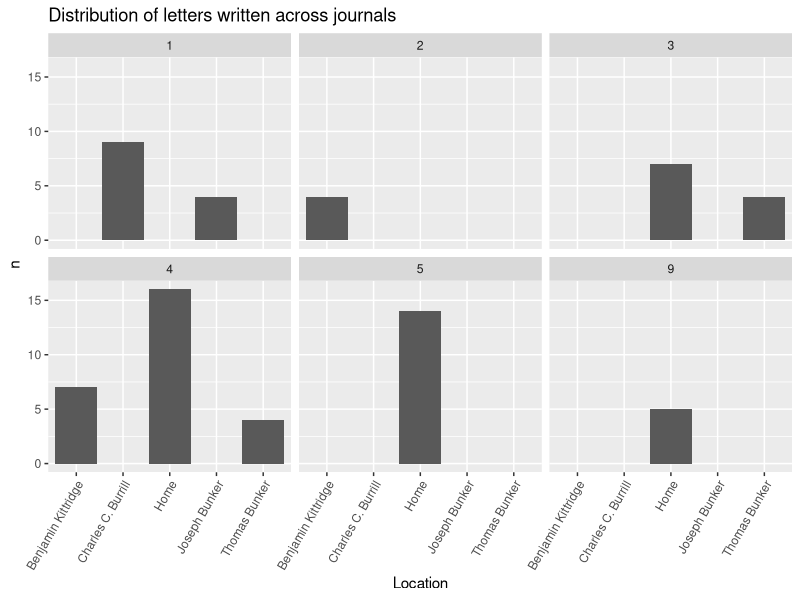
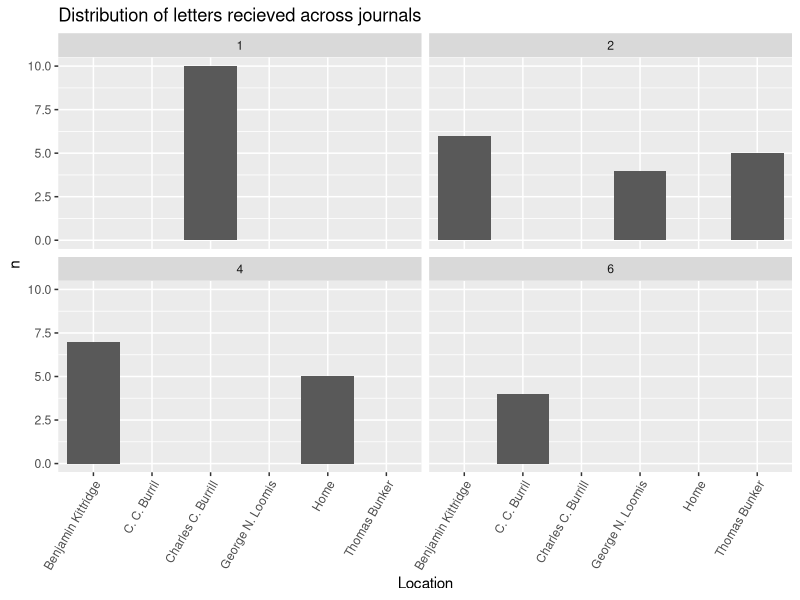
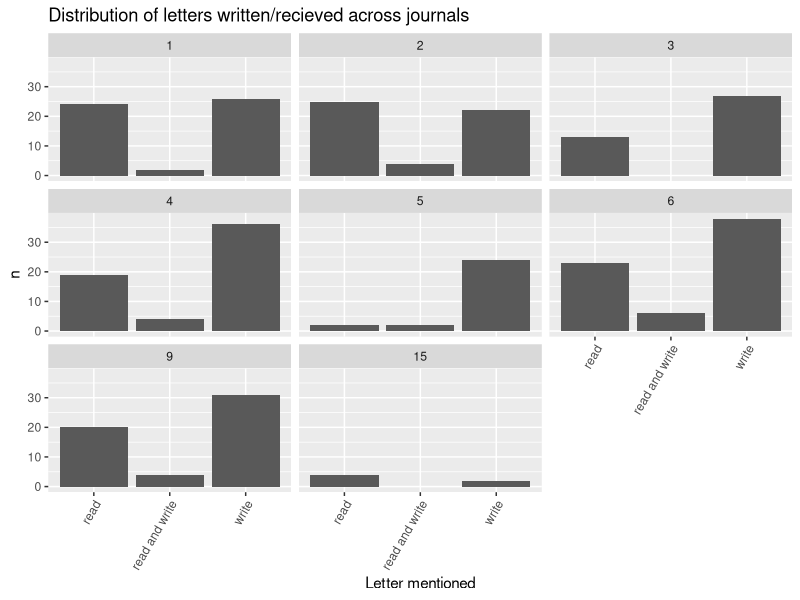
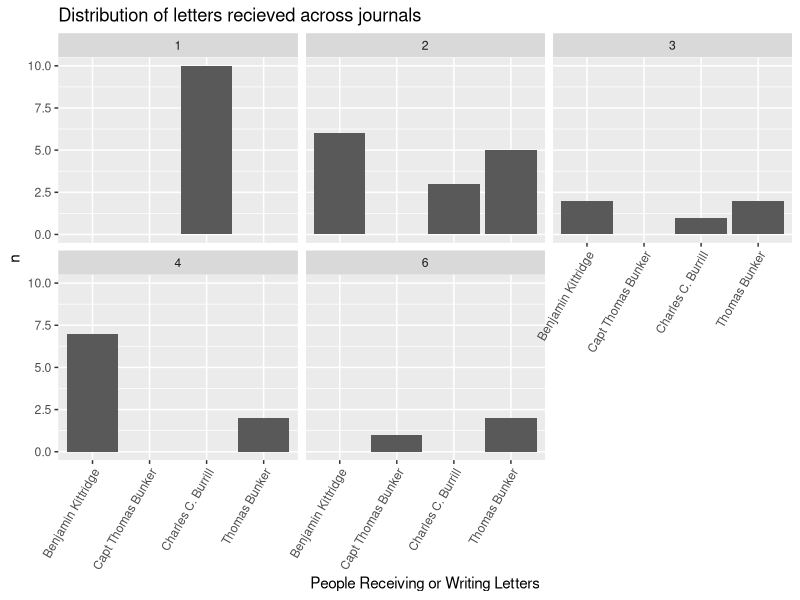
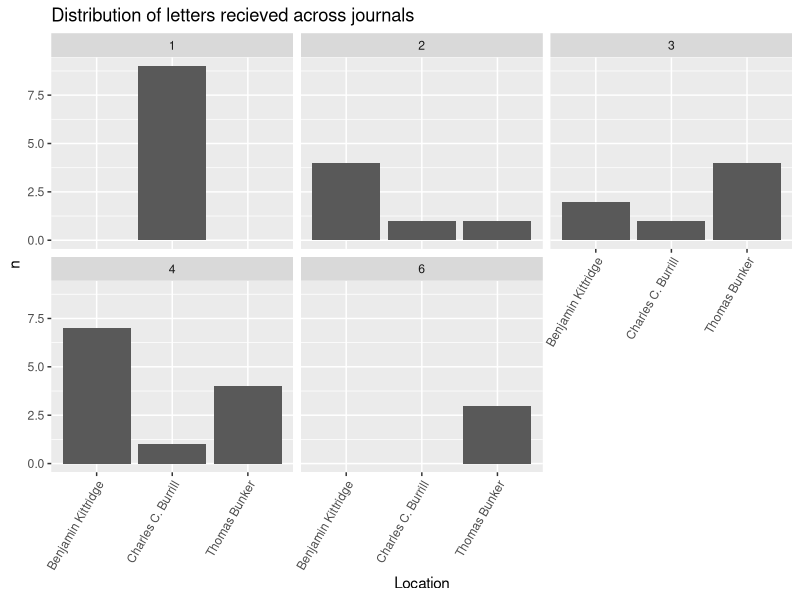

Reproduce these figures in R, in order.
## ---- chunk 1
#install.packages(c("tidyverse", 
 #                  "tidytext",
  #                 "stopwords",
   #                "widyr",
    #               "tidygraph",
     #              "tidylo",
      #             "ggraph",
       #            "wordcloud",
        #           "dplyr"))
## ---- chunk 2
library(dplyr)
library(tidyverse)
library("magrittr") 
library(tidyverse)
library(tidytext)
## ---- chunk 3
library(readr)
journal_71_72 <- read_csv("Data_Sets/journal_1871_1872 - Sheet1 (1).csv")
journal_73 <- read_csv("Data_Sets/journal_1873 - Sheet1.csv")
journal_74 <- read_csv("Data_Sets/journal_1874 - Sheet1.csv")
journal_75 <- read_csv("Data_Sets/journal_1875 - Sheet1.csv")
journal_76 <- read_csv("Data_Sets/journal_1876 - Sheet1.csv")
journal_77 <- read_csv("Data_Sets/journal_1877 - Sheet1.csv")
journal_80 <- read_csv("Data_Sets/journal_1880 - Sheet1.csv")
journal_83 <- read_csv("Data_Sets/journal_1883 - Sheet1.csv")
journal_84 <- read_csv("Data_Sets/journal_1884 - Sheet1.csv")
journal_86 <- read_csv("Data_Sets/journal_1886 - Sheet1.csv")

## ---- chunk 4
#assign a new column in each dataset to correspond with what journal each entry is from
journal_71_72$journal <- 1
journal_73$journal <- 2
journal_74$journal <- 3
journal_75$journal <- 4
journal_76$journal <- 5
journal_77$journal <- 6

journal_80$journal <- 9

journal_83$journal <- 12
journal_84$journal <- 13

journal_86$journal <- 15
## ---- chunk 5
#in order to join data sets, all the corresponding variables have to match; we glimpse() each dataset and changed variable that didn't match our first one
journal_71_72 <- journal_71_72 %>%
  rename(transcription_accuracy = transcription) %>%
  mutate(image_path = as.character(image_path)) %>%
  mutate(image_description = as.character(image_description))

journal_75 <- journal_75 %>%
  mutate(quantity = as.character(quantity)) %>%
  mutate(latitude = as.logical(latitude)) %>%
  mutate(latitude_origin = as.logical(latitude_origin)) %>%
  mutate(longitude = as.logical(longitude)) %>%
  mutate(longitude_origin = as.logical(longitude_origin))

journal_76 <- journal_76 %>%
  mutate(quantity = as.character(quantity)) %>%
  mutate(latitude = as.logical(latitude)) %>%
  mutate(latitude_origin = as.logical(latitude_origin)) %>%
  mutate(longitude = as.logical(longitude)) %>%
  mutate(longitude_origin = as.logical(longitude_origin)) %>%
  mutate(image_path = as.character(image_path)) %>%
  mutate(image_description = as.character(image_description)) %>%
  mutate(noteworthy = as.logical(noteworthy))

journal_77 <- journal_77 %>%
  mutate(quantity = as.character(quantity)) %>%
  mutate(image_path = as.character(image_path)) %>%
  mutate(image_description = as.character(image_description)) %>%
  mutate(noteworthy = as.logical(noteworthy)) %>%
  mutate(temperature_am = as.logical(temperature_am))

journal_80 <- journal_80 %>%
  mutate(image_path = as.character(image_path)) %>%
  mutate(image_description = as.character(image_description)) %>%
  mutate(noteworthy = as.logical(noteworthy)) %>%
  mutate(temperature_am = as.logical(temperature_am)) %>%
  mutate(temperature_pm = as.logical(temperature_pm)) %>%
  mutate(temperature_night = as.logical(temperature_night))
  
journal_86 <- journal_86 %>%
  mutate(image_path = as.character(image_path)) %>%
  mutate(image_description = as.character(image_description)) %>%
  mutate(noteworthy = as.logical(noteworthy)) %>%
  mutate(temperature_am = as.logical(temperature_am)) %>%
  mutate(temperature_pm = as.logical(temperature_pm)) %>%
  mutate(temperature_night = as.logical(temperature_night)) %>%
  mutate(latitude = as.logical(latitude)) %>%
  mutate(recorder = as.character(recorder)) %>%
  mutate(notes = as.character(notes)) %>%
  select(- ...37)

journal_83 <- journal_83 %>%
  mutate(image_path = as.character(image_path)) %>%
  mutate(image_description = as.character(image_description)) %>%
  mutate(noteworthy = as.logical(noteworthy)) %>%
  mutate(temperature_am = as.logical(temperature_am)) %>%
  mutate(latitude = as.logical(latitude)) %>%
  mutate(latitude_origin = as.logical(latitude_origin)) %>%
  mutate(longitude_origin = as.logical(longitude_origin)) %>%
  mutate(letter_from = as.character(letter_from))
  
journal_84 <- journal_84 %>%
  mutate(image_path = as.character(image_path)) %>%
  mutate(image_description = as.character(image_description)) %>%
  mutate(noteworthy = as.logical(noteworthy)) %>%
  mutate(temperature_am = as.logical(temperature_am)) %>%
  mutate(latitude = as.logical(latitude)) %>%
  mutate(latitude_origin = as.logical(latitude_origin)) %>%
  mutate(letter_to = as.character(letter_to))%>%
  mutate(notes = as.character(notes))
## ---- chunk 6
journals <- dplyr::bind_rows(journal_71_72, journal_73, journal_74, journal_75, journal_76, journal_77, journal_80, journal_86)
## ---- chunk 7
letters <- journals %>%
  filter(letter != "no letter")
## ---- chunk 8
read_letters <- letters %>%
  filter(letter_from != "NA")
  
## ---- chunk 9
write_letters <- letters %>%
  filter(letter_to != "NA")
## ---- chunk 10
#sometimes multiple things are in a list in one entry of a column, we want to separate to be able to count them all individually

read_letters <- read_letters %>%
  separate(letter_from, c("person_1", "person_2", "person_3", "person_4"), sep = ",")
## ---- chunk 11
per_1 <- read_letters %>%
  select(person_1, journal, journal_entry, date_mdy, month, transcription_accuracy, location, location_accuracy, local_place, local_place_accuracy, latitude,latitude_origin, longitude, longitude_origin, quantity, unit, item, letter, wind_direction_am, wind_direction_pm, wind_direction_night, weather_condition_am, weather_condition_pm, weather_condition_night, temperature_am, temperature_pm, temperature_night, image_path, image_description, recorder, notes, noteworthy, second_check) %>%
  rename(from = person_1)
per_2 <- read_letters %>%
  select(person_2, journal, journal_entry, date_mdy, month, transcription_accuracy, location, location_accuracy, local_place, local_place_accuracy, latitude,latitude_origin, longitude, longitude_origin, quantity, unit, item, letter, wind_direction_am, wind_direction_pm, wind_direction_night, weather_condition_am, weather_condition_pm, weather_condition_night, temperature_am, temperature_pm, temperature_night, image_path, image_description, recorder, notes, noteworthy, second_check) %>%
  rename(from = person_2)
per_3 <- read_letters %>%
  select(person_3, journal, journal_entry, date_mdy, month, transcription_accuracy, location, location_accuracy, local_place, local_place_accuracy, latitude,latitude_origin, longitude, longitude_origin, quantity, unit, item, letter, wind_direction_am, wind_direction_pm, wind_direction_night, weather_condition_am, weather_condition_pm, weather_condition_night, temperature_am, temperature_pm, temperature_night, image_path, image_description, recorder, notes, noteworthy, second_check) %>%
  rename(from = person_3)
per_4 <- read_letters %>%
  select(person_4, journal, journal_entry, date_mdy, month, transcription_accuracy, location, location_accuracy, local_place, local_place_accuracy, latitude,latitude_origin, longitude, longitude_origin, quantity, unit, item, letter, wind_direction_am, wind_direction_pm, wind_direction_night, weather_condition_am, weather_condition_pm, weather_condition_night, temperature_am, temperature_pm, temperature_night, image_path, image_description, recorder, notes, noteworthy, second_check) %>%
  rename(from = person_4)

read_letters <- dplyr::bind_rows(per_1, per_2, per_3, per_4)
## ---- chunk 12
read_letters <- read_letters %>%
  mutate(from = str_to_title(from)) %>%
  mutate(from = trimws(from, "both")) %>%
  filter(from != "NA")
## ---- chunk 13
(read_count <- read_letters %>%
   filter(from!= "NA") %>%
    count(from, sort = TRUE))
## ---- chunk 14
write_letters <- write_letters %>%
  separate(letter_to, c("person_1", "person_2", "person_3", "person_4"), sep = ",")
## ---- chunk 15
per_1 <- write_letters %>%
  select(person_1, journal, journal_entry, date_mdy, month, transcription_accuracy, location, location_accuracy, local_place, local_place_accuracy, latitude,latitude_origin, longitude, longitude_origin, quantity, unit, item, letter, wind_direction_am, wind_direction_pm, wind_direction_night, weather_condition_am, weather_condition_pm, weather_condition_night, temperature_am, temperature_pm, temperature_night, image_path, image_description, recorder, notes, noteworthy, second_check) %>%
  rename(to = person_1)
per_2 <- write_letters %>%
  select(person_2, journal, journal_entry, date_mdy, month, transcription_accuracy, location, location_accuracy, local_place, local_place_accuracy, latitude,latitude_origin, longitude, longitude_origin, quantity, unit, item, letter, wind_direction_am, wind_direction_pm, wind_direction_night, weather_condition_am, weather_condition_pm, weather_condition_night, temperature_am, temperature_pm, temperature_night, image_path, image_description, recorder, notes, noteworthy, second_check) %>%
  rename(to = person_2)
per_3 <- write_letters %>%
  select(person_3, journal, journal_entry, date_mdy, month, transcription_accuracy, location, location_accuracy, local_place, local_place_accuracy, latitude,latitude_origin, longitude, longitude_origin, quantity, unit, item, letter, wind_direction_am, wind_direction_pm, wind_direction_night, weather_condition_am, weather_condition_pm, weather_condition_night, temperature_am, temperature_pm, temperature_night, image_path, image_description, recorder, notes, noteworthy, second_check) %>%
  rename(to = person_3)
per_4 <- write_letters %>%
  select(person_4, journal, journal_entry, date_mdy, month, transcription_accuracy, location, location_accuracy, local_place, local_place_accuracy, latitude,latitude_origin, longitude, longitude_origin, quantity, unit, item, letter, wind_direction_am, wind_direction_pm, wind_direction_night, weather_condition_am, weather_condition_pm, weather_condition_night, temperature_am, temperature_pm, temperature_night, image_path, image_description, recorder, notes, noteworthy, second_check) %>%
  rename(to = person_4)

write_letters <- dplyr::bind_rows(per_1, per_2, per_3, per_4)
## ---- chunk 16
write_letters <- write_letters %>%
  mutate(to = str_to_title(to)) %>%
  mutate(to = trimws(to, "both")) %>%
  filter(to != "NA")
## ---- chunk 17
(write_count <- write_letters %>%
   filter(to != "NA") %>%
    count(to, sort = TRUE))

## ---- chunk 18
ben_kitt <-letters %>%
  filter(grepl('Benjamin Kittridge|benjamin kittridge', letter_from))
ben_kitt_2 <-letters %>%
  filter(grepl('Benjamin Kittridge|benjamin kittridge', letter_to))

ben_kitt <- dplyr::bind_rows(ben_kitt, ben_kitt_2)
## ---- chunk 19
(BK_words <- ben_kitt %>%
    unnest_tokens(word, journal_entry) %>%
    count(journal, word, sort = TRUE) %>%
    filter(!word %in% stop_words$word))
## ---- chunk 20
bk_mention <-journals %>%
  filter(grepl('Benj. Kittridge|Benjamin Kittredge|Kittredge', journal_entry)) %>%
  filter(letter == "no letter")
## ---- chunk 21
(bk_word_xletter <- bk_mention %>%
  filter(letter == "no letter") %>%
    unnest_tokens(word, journal_entry) %>%
    count(journal, word, sort = TRUE) %>%
    filter(!word %in% stop_words$word))
## ---- chunk 22
CC_Burr <-letters %>%
  filter(grepl('Charles C. Burrill|C. C. Burrill', letter_from))
CC_Burr_2 <-letters %>%
  filter(grepl('Charles C. Burrill|C. C. Burrill', letter_to))

CC_Burr <- dplyr::bind_rows(CC_Burr, CC_Burr_2)
## ---- chunk 23
(CC_words <- CC_Burr %>%
    unnest_tokens(word, journal_entry) %>%
    count(journal, word, sort = TRUE) %>%
    filter(!word %in% stop_words$word))
## ---- chunk 24
CB_mention <-journals %>%
  filter(grepl('CC Burrill|C.C. Burrill|C. C. Burrill|C C Burrill| Charles C. Burrill| Charles C Burrill|Chas. C. Burrill', journal_entry)) %>%
  filter(letter == "no letter")
## ---- chunk 25
(cb_word_xletter <- CB_mention %>%
  filter(letter == "no letter") %>%
    unnest_tokens(word, journal_entry) %>%
    count(journal, word, sort = TRUE) %>%
    filter(!word %in% stop_words$word))
## ---- chunk 26
Tom_Bunk <-letters %>%
  filter(grepl('Thomas Bunker', letter_from))
Tom_Bunk_2 <-letters %>%
  filter(grepl('Thomas Bunker', letter_to))

Tom_Bunk <- dplyr::bind_rows(Tom_Bunk, Tom_Bunk_2)
## ---- chunk 27
(TB_words <- Tom_Bunk %>%
    unnest_tokens(word, journal_entry) %>%
    count(journal, word, sort = TRUE) %>%
    filter(!word %in% stop_words$word))
## ---- chunk 28
tb_mention <-journals %>%
  filter(grepl('Thomas Bunker|Thom Bunker|thomas Bunker', journal_entry)) %>%
  filter(letter == "no letter")
## ---- chunk 29
(tb_word_xletter <- tb_mention %>%
  filter(letter == "no letter") %>%
    unnest_tokens(word, journal_entry) %>%
    count(journal, word, sort = TRUE) %>%
    filter(!word %in% stop_words$word))
## ---- chunk 30
JF_King <-letters %>%
  filter(grepl('J.F. Kingsley|J.F.K|JFK|Jfk|J F Kingsley| J. F. Kingsley', letter_from))
JF_King_2 <-letters %>%
  filter(grepl('J.F. Kingsley|J.F.K|JFK|Jfk|J F Kingsley| J. F. Kingsley', letter_to))

JF_King <- dplyr::bind_rows(JF_King, JF_King_2)
## ---- chunk 31
(JFK_words <- JF_King %>%
    unnest_tokens(word, journal_entry) %>%
    count(journal, word, sort = TRUE) %>%
    filter(!word %in% stop_words$word))
## ---- chunk 32
jfk_mention <-journals %>%
  filter(grepl('J.F. Kingsley|J.F.K|JFK|Jfk|J F Kingsley| J. F. Kingsley', journal_entry)) 
## ---- chunk 33
(jfk_word_xletter <- jfk_mention %>%
    unnest_tokens(word, journal_entry) %>%
    count(journal, word, sort = TRUE) %>%
    filter(!word %in% stop_words$word))
## ---- chunk 34
count_1 <- write_letters %>%
    filter(journal == 1) %>%
           count(to) 
count_2 <- write_letters %>%
    filter(journal == 2) %>%
           count(to) 
count_3 <- write_letters %>%
    filter(journal == 3) %>%
           count(to)
count_4 <- write_letters %>%
    filter(journal == 4) %>%
           count(to)
count_5 <- write_letters %>%
    filter(journal == 5) %>%
           count(to)
count_6 <- write_letters %>%
    filter(journal == 6) %>%
           count(to) 
count_9 <- write_letters %>%
    filter(journal == 9) %>%
           count(to)
count_12 <- write_letters %>%
    filter(journal == 12) %>%
           count(to)
count_13 <- write_letters %>%
    filter(journal == 13) %>%
           count(to)
count_15 <- write_letters %>%
    filter(journal == 15) %>%
           count(to) 

## ---- chunk 35
count_1$journal <- 1
count_2$journal <- 2
count_3$journal <- 3
count_4$journal <- 4
count_5$journal <- 5
count_6$journal <- 6
count_9$journal <- 9
count_12$journal <- 12
count_13$journal <- 13
count_15$journal <- 15
## ---- chunk 36

to_count <- dplyr::bind_rows(count_1, count_2, count_3, count_4, count_5, count_6, count_9, count_12,count_13, count_15)
## ---- chunk 37
to_count %>%
  group_by(journal) %>%
   filter(n > 3) %>%
  ggplot(aes(x=to, y=n)) + 
   geom_bar(stat = "identity")+
   facet_wrap(vars(journal))+
    theme(axis.text.x = element_text(angle = 60, hjust = 1))+
   labs(y = "n", x = "Location", title = "Distribution of letters written across journals")
## ---- chunk 38
count_1 <- read_letters %>%
    filter(journal == 1) %>%
           count(from) 
count_2 <- read_letters %>%
    filter(journal == 2) %>%
           count(from) 
count_3 <- read_letters %>%
    filter(journal == 3) %>%
           count(from)
count_4 <- read_letters %>%
    filter(journal == 4) %>%
           count(from)
count_5 <- read_letters %>%
    filter(journal == 5) %>%
           count(from)
count_6 <- read_letters %>%
    filter(journal == 6) %>%
           count(from) 
count_9 <- read_letters %>%
    filter(journal == 9) %>%
           count(from)
count_12 <- read_letters %>%
    filter(journal == 12) %>%
           count(from)
count_13 <- read_letters %>%
    filter(journal == 13) %>%
           count(from)
count_15 <- read_letters %>%
    filter(journal == 15) %>%
           count(from) 

## ---- chunk 39
count_1$journal <- 1
count_2$journal <- 2
count_3$journal <- 3
count_4$journal <- 4
count_5$journal <- 5
count_6$journal <- 6
count_9$journal <- 9
count_12$journal <- 12
count_13$journal <- 13
count_15$journal <- 15
## ---- chunk 40

from_count <- dplyr::bind_rows(count_1, count_2, count_3, count_4, count_5, count_6, count_9, count_12,count_13, count_15)
## ---- chunk 41
from_count %>%
  group_by(journal) %>%
   filter(n > 3) %>%
  ggplot(aes(x=from, y=n)) + 
   geom_bar(stat = "identity")+
   facet_wrap(vars(journal))+
    theme(axis.text.x = element_text(angle = 60, hjust = 1))+
   labs(y = "n", x = "Location", title = "Distribution of letters recieved across journals")
## ---- chunk 42
count_1 <- letters %>%
    filter(journal == 1) %>%
           count(letter) 
count_2 <- letters %>%
    filter(journal == 2) %>%
           count(letter) 
count_3 <- letters %>%
    filter(journal == 3) %>%
           count(letter)
count_4 <- letters %>%
    filter(journal == 4) %>%
           count(letter)
count_5 <- letters %>%
    filter(journal == 5) %>%
           count(letter)
count_6 <- letters %>%
    filter(journal == 6) %>%
           count(letter) 
count_9 <- letters %>%
    filter(journal == 9) %>%
           count(letter)
count_12 <- letters %>%
    filter(journal == 12) %>%
           count(letter)
count_13 <- letters %>%
    filter(journal == 13) %>%
           count(letter)
count_15 <- letters %>%
    filter(journal == 15) %>%
           count(letter) 

## ---- chunk 43
count_1$journal <- 1
count_2$journal <- 2
count_3$journal <- 3
count_4$journal <- 4
count_5$journal <- 5
count_6$journal <- 6
count_9$journal <- 9
count_12$journal <- 12
count_13$journal <- 13
count_15$journal <- 15
## ---- chunk 44

letter_count <- dplyr::bind_rows(count_1, count_2, count_3, count_4, count_5, count_6, count_9, count_12,count_13, count_15)
## ---- chunk 45
letter_count %>%
  group_by(journal) %>%
 #  filter(n > 3) %>%
  ggplot(aes(x=letter, y=n)) + 
   geom_bar(stat = "identity")+
   facet_wrap(vars(journal))+
    theme(axis.text.x = element_text(angle = 60, hjust = 1))+
   labs(y = "n", x = "Letter mentioned", title = "Distribution of letters written/recieved across journals")
## ---- chunk 46
top_from <- dplyr::filter(from_count, grepl('C. C. Burill|C.C. Burrill|C.c. Burrill|CC Burrill|Charles C. Burrill|Charles C Burill|Benjamin Kittridge|Thomas Bunker|J.F. Kingsley|J.F.K|JFK|Jfk|J F Kingsley| J. F. Kingsley', from))

## ---- chunk 47
top_from %>%
  group_by(journal) %>%
  ggplot(aes(x=from, y=n)) + 
   geom_bar(stat = "identity")+
   facet_wrap(vars(journal))+
    theme(axis.text.x = element_text(angle = 60, hjust = 1))+
   labs(y = "n", x = "People Receiving or Writing Letters", title = "Distribution of letters recieved across journals")
## ---- chunk 48
mapping <- c("Capt. Thomas Bunker" = "Thomas Bunker", "Stephen Southard Thomas Bunker" = "Thomas Bunker", "Thomas Bunker" = "Thomas Bunker", "Charles C. Burrill" = "Charles C. Burrill",  "Benjamin Kittridge" = "Benjamin Kittridge")

top_to <- dplyr::filter(to_count, grepl('C. C. Burill|C.C. Burrill|C.c. Burrill|CC Burrill|Charles C. Burrill|Charles C Burill|Benjamin Kittridge|Thomas Bunker|Capt. Thomas Bunker|J.F. Kingsley|J.F.K|JFK|Jfk|J F Kingsley| J. F. Kingsley', to))
  
top_to$to <- mapping[as.character(top_to$to)]
  
top_to <- top_to %>%  
  filter(to != "NA")
  
## ---- chunk 49
top_to %>%
  group_by(journal) %>%
  ggplot(aes(x=to, y=n)) + 
   geom_bar(stat = "identity")+
   facet_wrap(vars(journal))+
    theme(axis.text.x = element_text(angle = 60, hjust = 1))+
   labs(y = "n", x = "Location", title = "Distribution of letters recieved across journals")
## ---- chunk 50
#https://forum.posit.co/t/creating-a-new-column-based-on-another-column/109464/6

Top_2 <-   
  dplyr::filter(write_letters, grepl('C. C. Burill|C.C. Burrill|C.c. Burrill|CC Burrill|Charles C. Burrill|Charles C Burill|Benjamin Kittridge|Thomas Bunker|Capt. Thomas Bunker|J.F. Kingsley|J.F.K|JFK|Jfk|J F Kingsley| J. F. Kingsley', to))%>%
  rename(person = to)
Top_f <-
  dplyr::filter(read_letters, grepl('C. C. Burill|C.C. Burrill|C.c. Burrill|CC Burrill|Charles C. Burrill|Charles C Burill|Benjamin Kittridge|Thomas Bunker|Capt. Thomas Bunker|J.F. Kingsley|J.F.K|JFK|Jfk|J F Kingsley| J. F. Kingsley', from))%>%
  rename(person = from)

top <- dplyr::bind_rows(Top_2, Top_f)
## ---- chunk 51
mapping <- c("Charles C. Burrill" = 44.5434, "Benjamin Kittridge" = 44.387699, "Thomas Bunker" = 44.2534, "Capt Thomas Bunker" = 44.2534, "Stephen Southard Thomas Bunker" = 44.2534)

top$latitude_to <- mapping[as.character(top$person)]
## ---- chunk 52
mapping <- c("Charles C. Burrill" = -68.4195, "Benjamin Kittridge" = -68.212219, "Thomas Bunker" = -68.1837, "Capt Thomas Bunker" = -68.1837, "Stephen Southard Thomas Bunker" = -68.1837)

top$longitude_to <- mapping[as.character(top$person)]
## ---- chunk 53
mapping <- c("Winter Harbor" = 44.3948,                     
"West Gouldsboro, Winter Harbor" = 44.3948, 
# "NA"
"West Gouldsboro" = 44.4695,       
"Winter Harbor, Mark Island, Winter Harbor" = 44.3948,
"Hog Island, Jones Cove" = 44.4687,      
# "Salem"                                    
"Boston"  = 42.3601,                                 
"Stave Island, Winter Harbor" = 44.3948,          
"Prospect Harbor" = 44.4033,                       
"Ellsworth" = 44.5434,                  
"Bangor" = 44.8016,        
"Winter Harbor, West Gouldsboro" = 44.3948,      
"Winter Harbor, Turtle Isle, Winter Harbor" = 44.3948,
"Winter Harbor, Iron Bound, Winter Harbor" = 44.3948,
"Hancock, Petit Manan, Winter Harbor" = 44.3948, 
"Deer Isle, Bass Harbor, Winter Harbor"  = 44.3948,  
"Duck Islands, Winter Harbor" = 44.3948,
"Bass Habor, Winter Harbor"= 44.3948
# "Albany Railroad Wharf"  
)
top$latitude <- mapping[as.character(top$location)]
## ---- chunk 54
mapping <- c("Winter Harbor" = -68.0830,                     
"West Gouldsboro, Winter Harbor"= -68.0830,  
# "NA"
"West Gouldsboro" = -68.0903,               
"Winter Harbor, Mark Island, Winter Harbor" = -68.0830,
"Hog Island, Jones Cove" = -68.1017,
# "Salem"                                    
"Boston" = -71.0589,                               
"Stave Island, Winter Harbor" = -68.0830,           
"Prospect Harbor" = 68.0254,                      
"Ellsworth" = -68.4195,                   
"Bangor" = -68.7712,                       
"Winter Harbor, West Gouldsboro" = -68.0830,
"Winter Harbor, Turtle Isle, Winter Harbor" = -68.0830,
"Winter Harbor, Iron Bound, Winter Harbor" = -68.0830,
"Hancock, Petit Manan, Winter Harbor" = -68.0830,
"Deer Isle, Bass Harbor, Winter Harbor" = -68.0830,
"Duck Islands, Winter Harbor" = -68.0830, 
"Bass Habor, Winter Harbor" = -68.0830  
# "Albany Railroad Wharf"  
)

top$longitude <- mapping[as.character(top$location)]
## ---- chunk 55
write.csv(top, "letter.csv", row.names=FALSE)
